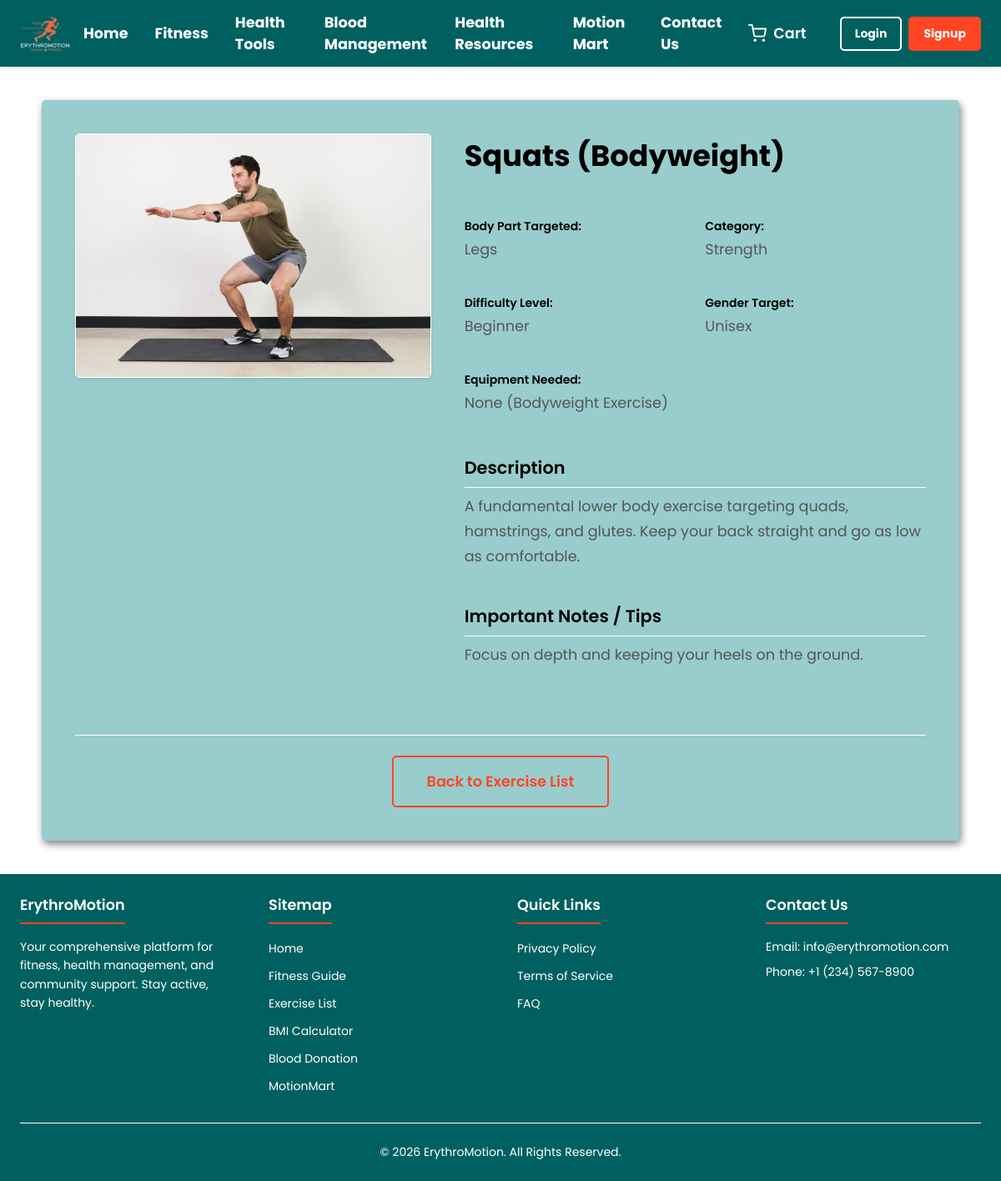
/exercise_details.php?id=2, run on the app's committed database.
### tables this page shows
CREATE TABLE IF NOT EXISTS exercises (
    exercise_id INT AUTO_INCREMENT PRIMARY KEY,
    name VARCHAR(255) NOT NULL,
    description TEXT NULL,
    body_part_targeted VARCHAR(100) NULL,
    category_type VARCHAR(100) NULL,
    difficulty_level ENUM('Beginner', 'Intermediate', 'Advanced') NOT NULL,
    equipment_needed BOOLEAN NOT NULL DEFAULT 0,
    equipment_details VARCHAR(255) NULL,
    image_url VARCHAR(255) NULL,
    video_url VARCHAR(255) NULL,
    gender_target ENUM('Unisex', 'Male', 'Female') DEFAULT 'Unisex',
    notes TEXT NULL,
    is_featured BOOLEAN DEFAULT 0
);

### exercise_details.php (the view, shortened to what this page needs)
<?php
$root_path_prefix = "";
include __DIR__ . '/includes/db_connect.php';
$exercise = null;
$errors = [];
$exercise_id_from_get = filter_input(INPUT_GET, 'id', FILTER_VALIDATE_INT);
if (!$exercise_id_from_get) {
    $errors[] = "No exercise ID specified or invalid ID format.";
} else {
    try {
        $pdo = new PDO("mysql:host=$db_host;dbname=$db_name;charset=utf8mb4", $db_user, $db_pass);
        $pdo->setAttribute(PDO::ATTR_ERRMODE, PDO::ERRMODE_EXCEPTION);
        $pdo->setAttribute(PDO::ATTR_DEFAULT_FETCH_MODE, PDO::FETCH_ASSOC);
        $stmt = $pdo->prepare("SELECT * FROM exercises WHERE exercise_id = :exercise_id");
        $stmt->bindParam(':exercise_id', $exercise_id_from_get, PDO::PARAM_INT);
        $stmt->execute();
        $exercise = $stmt->fetch();
    } catch (PDOException $e) {
        $errors[] = "Database error: Could not retrieve exercise details. " . $e->getMessage();
        $page_title = "Error - ErythroMotion";
    }
}
?>
<!DOCTYPE html>
<html lang="en">
<head>
    <link rel="stylesheet" href="<?php echo $root_path_prefix; ?>css/variables.css">
    <link rel="stylesheet" href="<?php echo $root_path_prefix; ?>css/navbar.css">
    <link rel="stylesheet" href="<?php echo $root_path_prefix; ?>css/footer.css">
    <link rel="stylesheet" href="<?php echo $root_path_prefix; ?>css/exercise_details.css">
</head>
<body>
    <?php include __DIR__ . '/includes/navbar.php';  ?>
    <main>
        <div class="exercise-details-container">
            <?php if (!empty($errors)): ?>
                <div class="message error-message global-message">
                    <?php foreach ($errors as $error): ?>
                        <p><?php echo htmlspecialchars($error); ?></p>
                    <?php endforeach; ?>
                    <p><a href="<?php echo $root_path_prefix; ?>exercise.php">Back to Exercise List</a></p>
                </div>
            <?php elseif ($exercise): ?>
                <div class="exercise-layout">
                    <div class="exercise-media-column">
                        <?php if (!empty($exercise['image_url'])): ?>
                            <img src="<?php echo $root_path_prefix . htmlspecialchars($exercise['image_url']); ?>" alt="<?php echo htmlspecialchars($exercise['name']); ?>" class="exercise-main-image">
                        <?php else: ?>
                            <img src="<?php echo $root_path_prefix; ?>images/exercises/placeholder_large.png" alt="Placeholder Exercise Image" class="exercise-main-image placeholder-image">
                        <?php endif; ?>
                    </div>
                    <div class="exercise-info-column">
                        <h1 class="exercise-main-title"><?php echo htmlspecialchars($exercise['name']); ?></h1>
                        <div class="exercise-info-grid">
                            <div class="info-item">
                                <strong>Body Part Targeted:</strong>
                                <p><?php echo htmlspecialchars($exercise['body_part_targeted'] ?? 'N/A'); ?></p>
                            </div>
                            <div class="info-item">
                                <strong>Category:</strong>
                                <p><?php echo htmlspecialchars($exercise['category_type'] ?? 'N/A'); ?></p>
                            </div>
                            <div class="info-item">
                                <strong>Difficulty Level:</strong>
                                <p><?php echo htmlspecialchars($exercise['difficulty_level']); ?></p>
                            </div>
                            <div class="info-item">
                                <strong>Gender Target:</strong>
                                <p><?php echo htmlspecialchars($exercise['gender_target']); ?></p>
                            </div>
                            <div class="info-item full-width-info">
                                <strong>Equipment Needed:</strong>
                                <p>
                                    <?php
                                    if ($exercise['equipment_needed']) {
                                        echo htmlspecialchars($exercise['equipment_details'] ?: 'Specific equipment required.');
                                    } else {
                                        echo 'None (Bodyweight Exercise)';
                                    }
                                    ?>
                                </p>
                            </div>
                        </div>
                        <div class="exercise-details-section exercise-description-section">
                            <h2>Description</h2>
                            <p><?php echo nl2br(htmlspecialchars($exercise['description'] ?? 'No description available.')); ?></p>
                        </div>
                        <?php if (!empty($exercise['notes'])): ?>
                        <div class="exercise-details-section exercise-notes-section">
                            <h2>Important Notes / Tips</h2>
                            <p><?php echo nl2br(htmlspecialchars($exercise['notes'])); ?></p>
                        </div>
                        <?php endif; ?>
                    </div>
                </div>
                <div class="exercise-page-actions">
                    <a href="<?php echo $root_path_prefix; ?>exercise.php" class="button-secondary">Back to Exercise List</a>
                </div>
            <?php else: ?>
                 <p>The exercise you are looking for could not be found.</p>
                 <p><a href="<?php echo $root_path_prefix; ?>exercise.php">Back to Exercise List</a></p>
            <?php endif; ?>
        </div>
    </main>
    <?php include __DIR__ . '/includes/footer.php';  ?>
</body>
</html>

### css/variables.css (style rules this page uses)
:root { --primary-color: #ff4524; --primary-color-darker: #c9361c; --secondary-color: #80ccff; --success-color: #00a000; --error-color: red; --text-color-primary: #000000; --white-text-color: white; --text-color-secondary: #555555; --white: white; --black: black; --background-color: #006060; --background-color-light: #99cccc; --border-color: #ffffff; --font-family-primary: 'Poppins', 'Roboto', 'Segoe UI', Arial, sans-serif; --font-size-base: 16px; --font-size-small: 0.875rem; --font-size-medium: 1.1rem; --font-size-large: 1.7rem; --spacing-unit: 0.5rem; --spacing-xs: var(--spacing-unit); --spacing-sm: calc(var(--spacing-unit) * 2); --spacing-md: calc(var(--spacing-unit) * 3); --spacing-lg: calc(var(--spacing-unit) * 5); --navbar-height: 5rem; --border-radius: 5px; --transition-speed: 0.3s; --box-shadow: 2px 4px 10px rgba(0, 0, 0, 0.5); }

### css/navbar.css (style rules this page uses)
*, *::before, *::after { box-sizing: border-box; margin: 0; padding: 0; }
body { padding-top: var(--navbar-height); font-family: var(--font-family-primary); background-color: var(--white); }

### css/exercise_details.css (style rules this page uses)
.exercise-details-container { max-width: 1100px; margin: 0 auto; background-color: var(--background-color-light); padding: var(--spacing-lg); border-radius: var(--border-radius); box-shadow: var(--box-shadow); }
.exercise-layout { display: flex; flex-wrap: wrap; gap: var(--spacing-lg); margin-bottom: var(--spacing-lg); }
.exercise-media-column { flex: 1 1 400px; min-width: 300px; display: flex; flex-direction: column; align-items: center; }
.exercise-info-column { flex: 2 1 500px; color: var(--text-color-primary); }
.exercise-main-title { font-size: 2.2rem; font-weight: 700; color: var(--text-color-primary); margin-bottom: var(--spacing-md); text-align: left; }
.exercise-main-image { width: 100%; max-width: 500px; height: auto; max-height: 400px; object-fit: cover; border-radius: var(--border-radius); border: 1px solid var(--border-color); box-shadow: 0 2px 4px rgba(0, 0, 0, 0.1); margin-bottom: var(--spacing-md); display: block; }
.exercise-info-grid { display: grid; grid-template-columns: repeat(auto-fit, minmax(220px, 1fr)); gap: var(--spacing-md); margin-bottom: var(--spacing-md); padding: var(--spacing-sm) 0; }
.info-item { padding: var(--spacing-xs) 0; }
.info-item.full-width-info { grid-column: 1 / -1; }
.info-item strong { display: block; font-weight: 600; color: var(--text-color-primary); margin-bottom: 3px; font-size: var(--font-size-small); }
.info-item p { margin: 0; font-size: var(--font-size-medium); color: var(--text-color-secondary); line-height: 1.6; }
.exercise-details-section { margin-bottom: var(--spacing-lg); }
.exercise-details-section h2, .exercise-description-section h2, .exercise-notes-section h2 { font-size: 1.3rem; font-weight: 600; color: var(--text-color-primary); margin-top: 0; margin-bottom: var(--spacing-xs); padding-bottom: var(--spacing-xs); border-bottom: 1px solid var(--border-color); }
.exercise-details-section p, .exercise-description-section p, .exercise-notes-section p { font-size: var(--font-size-medium); line-height: 1.7; color: var(--text-color-secondary); margin-bottom: var(--spacing-sm); }
.exercise-page-actions { text-align: center; margin-top: var(--spacing-lg); padding-top: var(--spacing-md); border-top: 1px solid var(--border-color); }
.button-secondary { display: inline-block; padding: var(--spacing-sm) var(--spacing-lg); font-size: var(--font-size-medium); color: var(--primary-color); background-color: transparent; border: 2px solid var(--primary-color); text-decoration: none; border-radius: var(--border-radius); transition: background-color 0.2s, color 0.2s; font-weight: 600; }

### exercise_details.php (style rules this page uses)
body { display: flex; flex-direction: column; min-height: 100vh; }
main { flex-grow: 1; padding: var(--spacing-lg) var(--spacing-md); background-color: var(--white); }

### data on the page
exercises: image_url (picture), name "Squats (Bodyweight)", body_part_targeted "Legs", category_type "Strength", difficulty_level "Beginner", gender_target "Unisex", description "A fundamental lower body exercise targeting quads, hamstrings, and glutes. Keep your back straight and go as low as comfortable.", notes "Focus on depth and keeping your heels on the ground."
